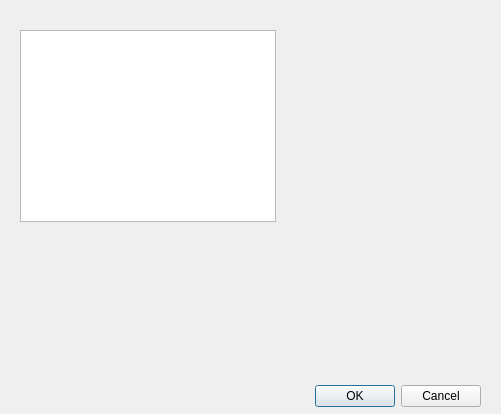
<?xml version="1.0" encoding="UTF-8"?>
<ui version="4.0">
 <class>Dialog</class>
 <widget class="QDialog" name="Dialog">
  <property name="geometry">
   <rect>
    <x>0</x>
    <y>0</y>
    <width>501</width>
    <height>414</height>
   </rect>
  </property>
  <property name="windowTitle">
   <string>Dialog</string>
  </property>
  <widget class="QDialogButtonBox" name="buttonBox">
   <property name="geometry">
    <rect>
     <x>140</x>
     <y>380</y>
     <width>341</width>
     <height>32</height>
    </rect>
   </property>
   <property name="whatsThis">
    <string>&lt;html&gt;&lt;head/&gt;&lt;body&gt;&lt;p&gt;Evalua los valores ingresados&lt;/p&gt;&lt;/body&gt;&lt;/html&gt;</string>
   </property>
   <property name="orientation">
    <enum>Qt::Horizontal</enum>
   </property>
   <property name="standardButtons">
    <set>QDialogButtonBox::Cancel|QDialogButtonBox::Ok</set>
   </property>
  </widget>
  <widget class="QGraphicsView" name="graphicsView">
   <property name="geometry">
    <rect>
     <x>20</x>
     <y>30</y>
     <width>256</width>
     <height>192</height>
    </rect>
   </property>
  </widget>
 </widget>
 <resources/>
 <connections>
  <connection>
   <sender>buttonBox</sender>
   <signal>accepted()</signal>
   <receiver>Dialog</receiver>
   <slot>accept()</slot>
   <hints>
    <hint type="sourcelabel">
     <x>248</x>
     <y>254</y>
    </hint>
    <hint type="destinationlabel">
     <x>157</x>
     <y>274</y>
    </hint>
   </hints>
  </connection>
  <connection>
   <sender>buttonBox</sender>
   <signal>rejected()</signal>
   <receiver>Dialog</receiver>
   <slot>reject()</slot>
   <hints>
    <hint type="sourcelabel">
     <x>316</x>
     <y>260</y>
    </hint>
    <hint type="destinationlabel">
     <x>286</x>
     <y>274</y>
    </hint>
   </hints>
  </connection>
 </connections>
</ui>
